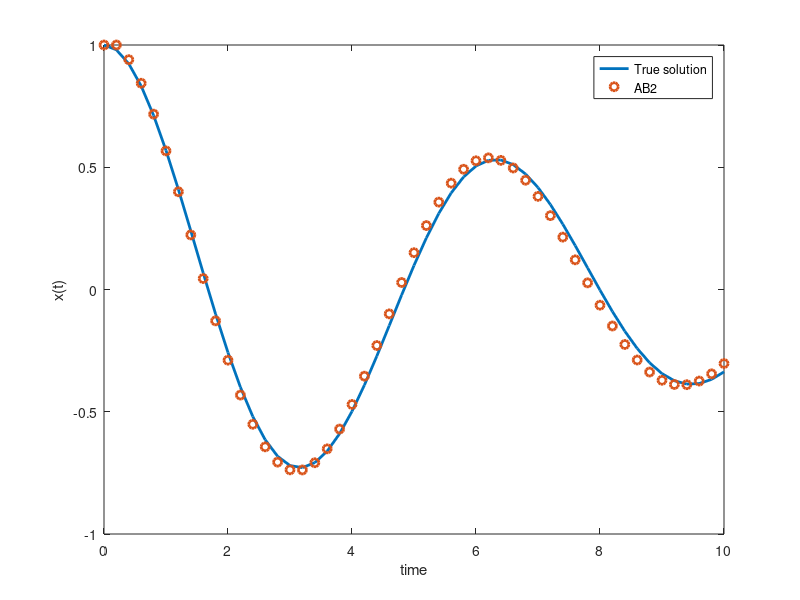

This chart was generated by the following MATLAB code:
%% Linear Multi-step methods
% 3-Apr: Adams-Bashforth 2
%


%%
clear all
close all
clc

%% Define sample problem
% The most interesting part to vary here is ratio of wn and stepsize h.
wn = 1;
zeta = 0.1;
h = 0.2;

%%
% The equation to solve is
% $$ \ddot{x} + 2 \zeta \omega_n \dot{x} + \omega_n^2 x = 0 $$
f = @(z) [z(2); -wn^2*z(1)-2*zeta*wn*z(2)];

%%
% With initial conditions
z0 = [1;0];

%%
% Let's also define the true solution
wd = wn*sqrt(1-zeta^2);
y = @(t) exp(-zeta*wn*t).*( z0(1)*cos(wd*t) + (z0(2) + zeta*wn*z0(1))/wd*sin(wd*t) );

%%
tf = 10;
time = 0:h:tf;
nstep = length(time);

Z = zeros( 2, nstep);

%% Integrate the solution
% Let's first take an Euler step since AB2 is not self-starting
Z(:,1) = z0;
Z(:,2) = Z(:,1) + h*f(z0);

%% 
% Now we can continue with AB2
fm1 = f(Z(:,1));
for i = 2:nstep-1
    
    fi = f(Z(:,i));
    Z(:,i+1) = Z(:,i) + h*( 3/2*fi - 1/2*fm1 );
    
    fm1 = fi;
end


%% Visualize the results 
% Now we can make a plot to compare the true solution and our
% approximations
plot(time, y(time), '-', ...
    'LineWidth', 2, 'DisplayName', 'True solution')
hold on
plot(time, Z(1,:), 'o', ...
    'LineWidth', 2, 'DisplayName', 'AB2')
xlabel('time')
ylabel('x(t)')
legend('show')


